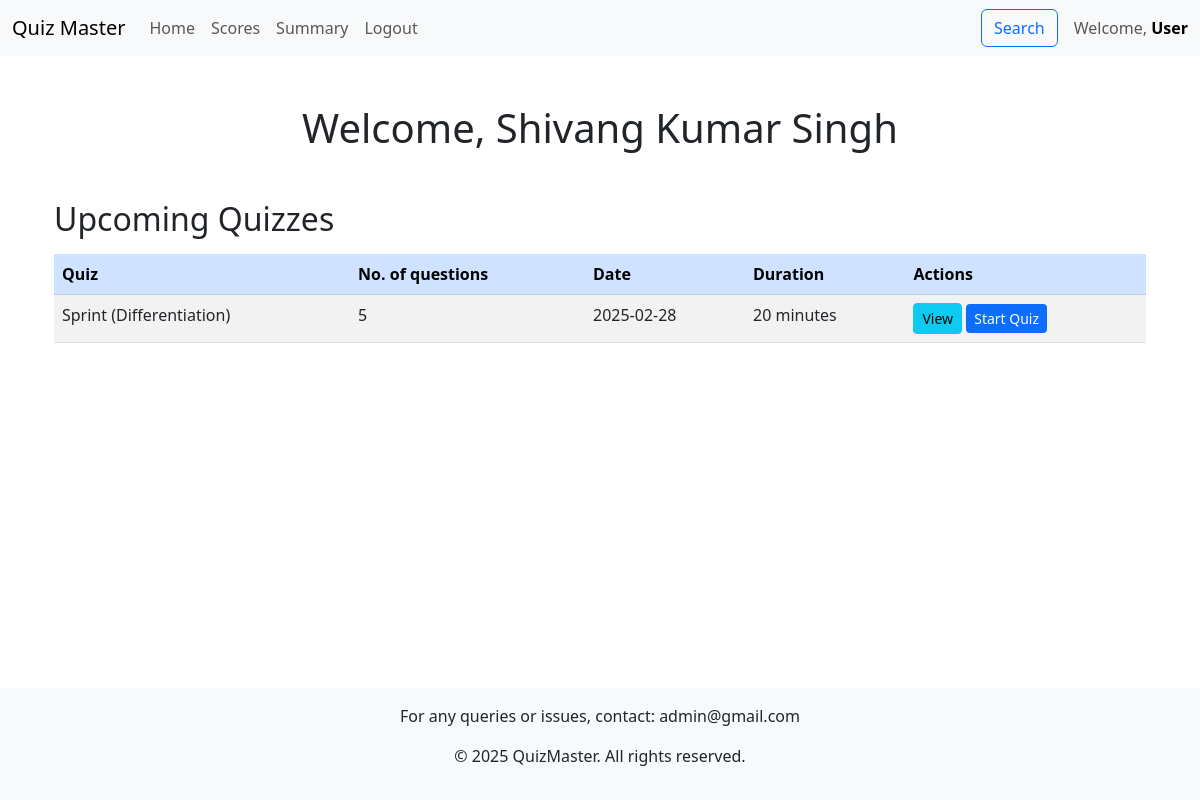
The page /dashboard (signed in) on the database its author committed.
### models.py (models this page shows, shortened)
class User(db.Model):
    id = db.Column(db.Integer, primary_key=True)
    username = db.Column(db.String(120), unique=True, nullable=False)
    password_hash = db.Column(db.String(120), nullable=False)
    full_name = db.Column(db.String(100))
    qualification = db.Column(db.String(100))
    dob = db.Column(db.Date)
    role = db.Column(db.Enum("user", "admin", name="user_roles"), default="user",)
    created_at = db.Column(db.DateTime, default=datetime.now(timezone.utc))
    scores = db.relationship('Score', backref='user', lazy=True, cascade="all, delete-orphan")

class Quiz(db.Model):
    id = db.Column(db.Integer, primary_key=True)
    type=db.Column(db.String(50))
    chapter_id = db.Column(db.Integer, db.ForeignKey('chapter.id'), nullable=False)
    date_of_quiz = db.Column(db.DateTime, nullable=False, default=datetime.utcnow)
    time_duration = db.Column(db.Integer)  # format: HH:MM
    remarks = db.Column(db.String(255))
    questions = db.relationship('Question', backref='quiz', lazy=True, cascade="all, delete-orphan")
    scores = db.relationship('Score', backref='quiz', lazy=True, cascade="all, delete-orphan")

class Chapter(db.Model):
    id = db.Column(db.Integer, primary_key=True)
    subject_id = db.Column(db.Integer, db.ForeignKey('subject.id'), nullable=False)
    name = db.Column(db.String(100), nullable=False)
    description = db.Column(db.String(255))
    quizzes = db.relationship('Quiz', backref='chapter', lazy=True, cascade="all, delete-orphan")

### controllers/controllers_admin.py (the view, shortened to what this page needs)
@app.route("/dashboard", methods=["GET", "POST"])
@auth_required
def dashboard():
        user = User.query.get(session["user_id"])
        if user.role=="user":
            current_date = date.today().isoformat()
            attempted_quiz_id = db.session.query(Score.quiz_id).filter(Score.user_id == user.id)
            quiz = Quiz.query.filter(
    and_(
        Quiz.date_of_quiz >= current_date,  # Future quizzes
        ~Quiz.id.in_(attempted_quiz_id)  # Exclude attempted quizzes
    )
).all()
            quiz_questions_count = {quiz.id: db.session.query(Question).filter(Question.quiz_id == quiz.id).count()
            for quiz in quiz}
            return render_template("dashboard_user.html",user=user,quiz=quiz,quiz_questions_count=quiz_questions_count)

### controllers/controllers_admin.py (called while the page is built)
def auth_required(func):
    @wraps(func)
    def inner(*args, **kwargs):
        if "user_id" in session:
            return func(*args, **kwargs)
        else:
            flash("Please login to continue")
            return redirect(url_for("index"))
    return inner

### templates/dashboard_user.html (shortened to what this page needs)
{% extends "base.html" %} {% block title %}Dashboard{% endblock %} {% block content %}
<div class="container mt-4">
    <br><h1 class="mb-4 text-center">Welcome, {{ user.full_name }}</h1><br>
    <section>
        <h2 class="mb-3">Upcoming Quizzes</h2>
        {% if quiz %}
        <div class="table-responsive">
            <table class="table table-striped table-hover">
                <thead class="table-primary">
                    <tr>
                        <th>Quiz</th>
                        <th>No. of questions</th>
                        <th>Date</th>
                        <th>Duration</th>
                        <th>Actions</th>
                    </tr>
                </thead>
                <tbody>
                    {% for quiz in quiz if quiz_questions_count[quiz.id] > 0 %}
                    <tr>
                        <td>{{ quiz.type }} ({{quiz.chapter.name}}) </td>
                        <td>{{ quiz_questions_count[quiz.id] }}</td>
                        <td>{{ quiz.date_of_quiz.strftime('%Y-%m-%d') }}</td>
                        <td>{{ quiz.time_duration }} minutes </td>
                        <td>
                            <button type="button" class="btn btn-info btn-sm" data-bs-toggle="modal" data-bs-target="#quizModal{{quiz.id}}">
                                View
                            </button>
                            <a href="{{ url_for('start_quiz', quiz_id=quiz.id) }}" class="btn btn-primary btn-sm">Start Quiz</a>
                        </td>
                    </tr>
                    {% endfor %}
                </tbody>
            </table>
        </div>
        {% else %}
        <p class="alert alert-warning">No quiz yet.</p>
        {% endif %}
    </section>
</div>
{% endblock %}

### templates/navbar.html (shortened to what this page needs)
<nav class="navbar navbar-expand-lg navbar-light bg-light">
    <div class="container-fluid">
        <a class="navbar-brand" href="/">Quiz Master</a>
        <div class="collapse navbar-collapse" id="navbarNav">
            <ul class="navbar-nav me-auto">
                {% if 'user_id' in session %}
                <li class="nav-item">
                    <a class="nav-link" href="/dashboard">Home</a>
                </li>
                {% if user.role=="user" %}
                <li class="nav-item">
                    <a class="nav-link" href="/dashboard/scores/{{user.id}}">Scores</a>
                </li>
                {% else %}
                <li class="nav-item">
                    <a class="nav-link" href="/dashboard/quiz_management">Quiz</a>
                </li>
                {% endif %}
                <li class="nav-item">
                    <a class="nav-link" href="/summary">Summary</a>
                </li>
                <li class="nav-item">
                    <a class="nav-link" href="/logout">Logout</a>
                </li>
                {% endif %}
            </ul>
            {% if 'user_id' in session %}
            <div class="d-flex align-items-center">
                <a class="nav-link me-3" href="/search">
                    <button class="btn btn-outline-primary">Search</button>
                </a>
                <span class="navbar-text">
                    Welcome, <a class="fw-bold text-decoration-none" href="/profile">{{ user.role | capitalize }}</a>
                </span>
            </div>
            {% endif %}
        </div>
    </div>
</nav>

### static/styles/styles.css (style rules this page uses)
.btn-primary { border: none; transition: all 0.3s ease; }

### rows shown on the page
User: role "User", full_name "Shivang Kumar Singh"
Quiz: type "Sprint", chapter.name "Differentiation", quiz_questions_count "5", date_of_quiz "2025-02-28", time_duration "20"
